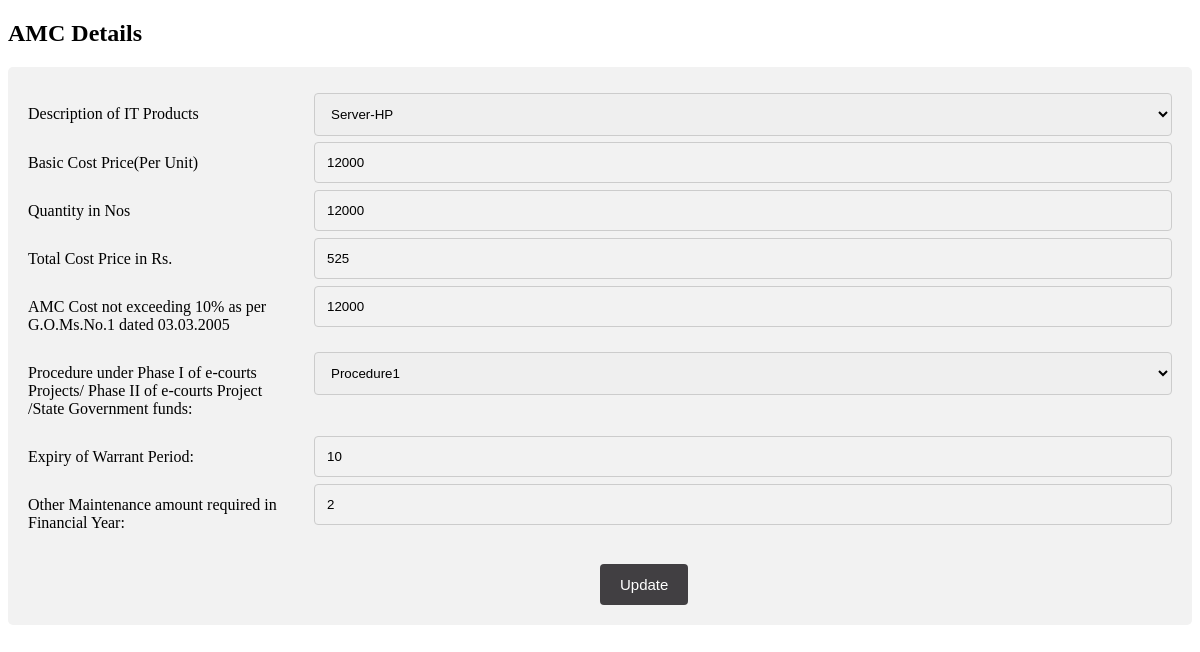
The app's page /amc_update.php?product_id=6001 with its own data.
### tables this page shows
CREATE TABLE `amc_t` (
  `product_id` int(20) NOT NULL,
  `ITpro` text NOT NULL,
  `bcp` double NOT NULL,
  `quantity` int(100) NOT NULL,
  `t_cost` double NOT NULL,
  `amc_cost` double NOT NULL,
  `proce` text NOT NULL,
  `expiry` int(50) NOT NULL,
  `maintain_amt` double NOT NULL
);

### amc_update.php (the view, shortened to what this page needs)
<?php
require_once "db.php";
$result = mysqli_query($conn,"SELECT * FROM amc_t WHERE product_id='" . $_GET['product_id'] . "'");
$row= mysqli_fetch_array($result);
?>
<!DOCTYPE html>
<html>
<head>
</head>
<body>
<h2>AMC Details</h2>
<div class="container">
  <form action="<?php echo htmlspecialchars($_SERVER["PHP_SELF"]); ?>" method="post">
    <div class="row">
      <div class="col-25">
        <label for="fname">Description of IT Products</label>
      </div>
      <div class="col-75">
        <select name="ITpro" id="ITpro" value="<?php echo $row['ITpro']; ?>"required>
      <option value="Server">Server-HP</option>
      </select>
      </div>
    </div>
    <div class="row">
      <div class="col-25">
        <label>Basic Cost Price(Per Unit)</label>
      </div>
      <div class="col-75">
        <input type="text" id="bcp"   name="bcp" pattern="[0-9]+" oninvalid="alert('Enter the Basic cost price');" class="container" value="<?php echo $row['bcp']; ?>" required>
      </div>
    </div>
    <div class="row">
      <div class="col-25">
        <label for="quantity">Quantity in Nos</label>
      </div>
      <div class="col-75">
        <input type="text" id="quantity" name="quantity" pattern="[0-9]+" oninvalid="alert('Enter the Quantity');" class="container" value="<?php echo $row['quantity']; ?>" required>
      </div>
    </div>
    <div class="row">
      <div class="col-25">
        <label for="t_s_no">Total Cost Price in Rs.</label>
      </div>
      <div class="col-75">
        <input type="text" id="cost" name="cost" pattern="[0-9]+" oninvalid="alert('Enter the Total cost price');" class="container" value="<?php echo $row['t_cost']; ?>" required>
      </div>
    </div>
    <div class="row">
      <div class="col-25">
        <label for="description_area">AMC Cost not exceeding 10% as per G.O.Ms.No.1 dated 03.03.2005</label>
      </div>
      <div class="col-75">
         <input type="text" id="amccost" name="amccost" class="container" pattern="[0-9]+" oninvalid="alert('Enter a valid value');" value ="<?php echo $row['amc_cost']; ?>" required>
      </div>
    </div>
    <div class="row">
      <div class="col-25">
        <label for="value">Procedure under Phase I of e-courts Projects/ Phase II of e-courts Project /State Government funds:</label>
      </div>
      <div class="col-75">
     <select name="procedure" id="procedure" value="<?php echo $row['proce']; ?>">
        <option value="Procedure1">Procedure1</option>
       </select>
      </div>
    </div>
    <div class="row">
      <div class="col-25">
        <label for="value">Expiry of Warrant Period:</label>
      </div>
      <div class="col-75">
        <input type="text" id="warranty" name="warranty" pattern="[0-9]+" class="container" value="<?php echo $row['expiry']; ?>" oninvalid="alert('Enter the warranty period');" required>
      </div>
    </div>
    <div class="row">
      <div class="col-25">
        <label for="value">Other Maintenance amount required in Financial Year:</label>
      </div>
      <div class="col-75">
        <input type="text" id="mainamt" name="mainamt" pattern="[0-9]+" class="container" value="<?php echo $row['maintain_amt']; ?>" oninvalid="alert('Enter the amount');" required>
      </div>
    </div>
    <div class="row">
      <div class="space">
      <input type="submit" value="Update" name="submit">
      </div>
    </div>
  </form>
</div>
</body>
</html>

### amc_update.php (style rules this page uses)
* { box-sizing: border-box; }
input[type=text], select, textarea { width: 100%; padding: 12px; border: 1px solid #ccc; border-radius: 4px; resize: vertical; }
label { padding: 12px 12px 12px 0; display: inline-block; }
input[type=submit] { background-color: #413F42; color: white; padding: 12px 20px; border: none; border-radius: 4px; cursor: pointer; position:relative; left:50%; font-size:15px; }
.space { padding:20px 0px 0px 0px; }
.container { border-radius: 5px; background-color: #f2f2f2; padding: 20px; }
.col-25 { float: left; width: 25%; margin-top: 6px; }
.col-75 { float: left; width: 75%; margin-top: 6px; }
.row:after { content: ""; display: table; clear: both; }

### records on screen
amc_t: ITpro "Server-HP", bcp "12000", quantity "12000", cost "525", amccost "12000", procedure "Procedure1", warranty "10", mainamt "2"
